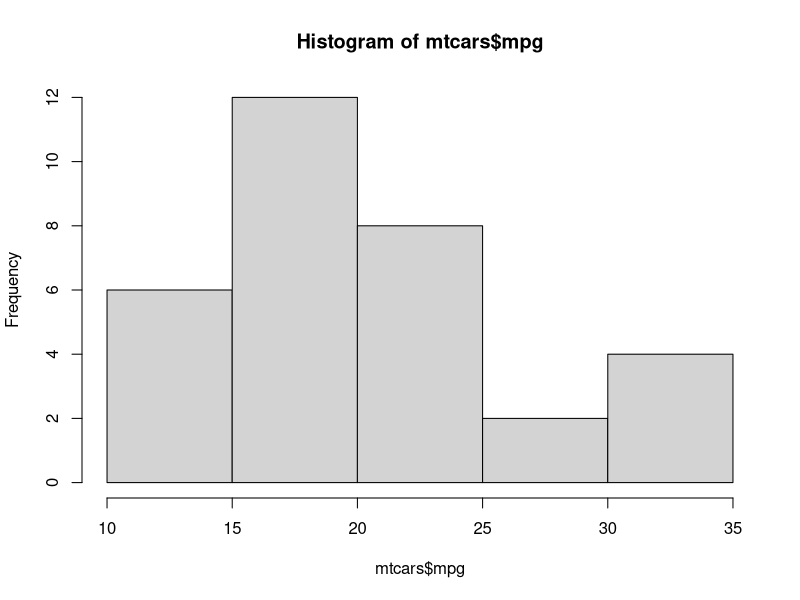
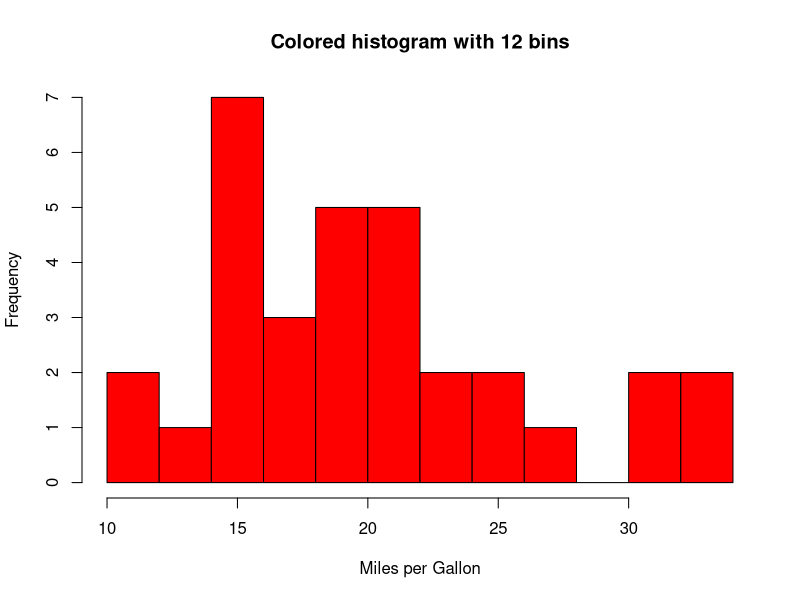
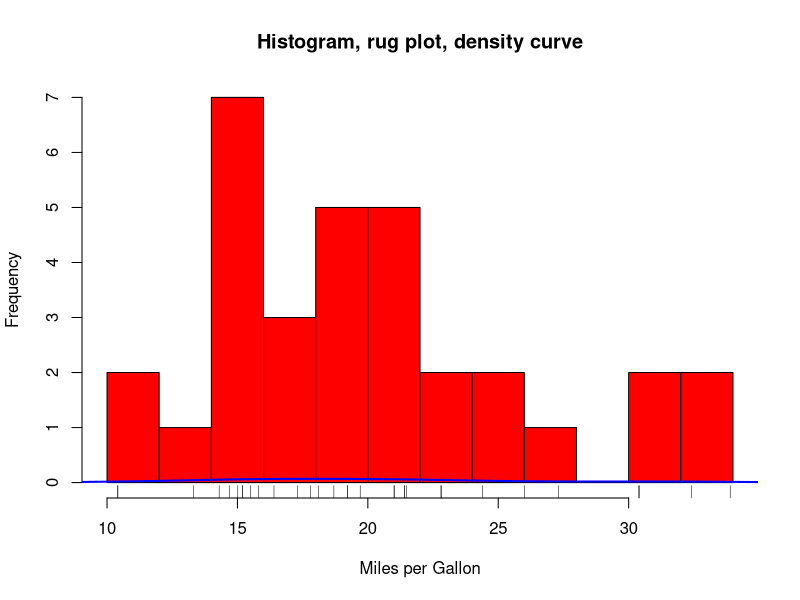
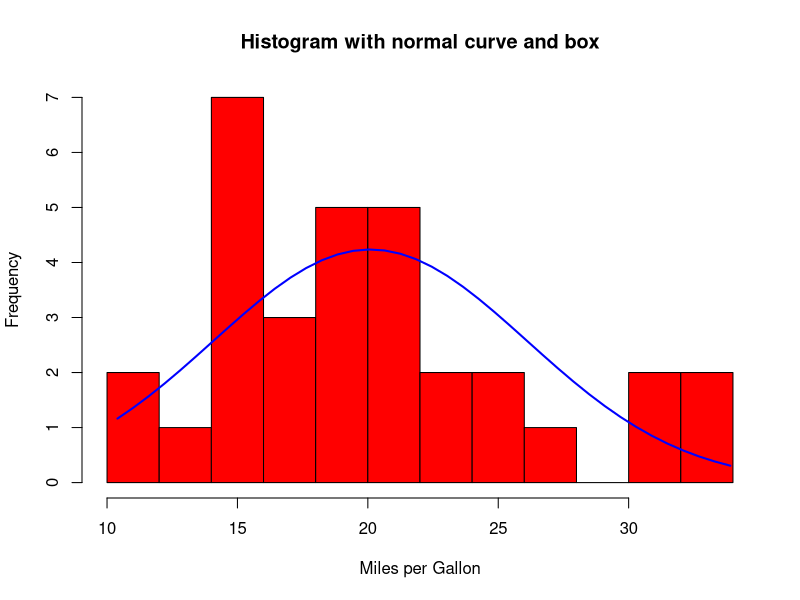

The R source for these figures, in order: (Note: this script raises an error after producing the figures.)
#HISTOGRAMS
par(mfrows=c(2,2))
hist(mtcars$mpg) 

hist(mtcars$mpg, breaks=12, col='red', xlab='Miles per Gallon', main='Colored histogram with 12 bins')

hist(mtcars$mpg, breaks=12,col='red', xlab='Miles per Gallon', main='Histogram, rug plot, density curve')
rug(jitter(mtcars$mpg))
lines(density(mtcars$mpg), col='blue', lwd=2)

x<-mtcars$mpg
h<- hist(x, breaks=12, col='red', xlab='Miles per Gallon', main='Histogram with normal curve and box')
xfit<-seq(min(x), max(x), length=40)
yfit<-dnorm(xfit, mean=mean(x), sd=sd(x))
yfit<-yfit*diff(h$mids[1:2])*length(x)
lines(xfit, yfit, col='blue', lwd=2)
box(x)
